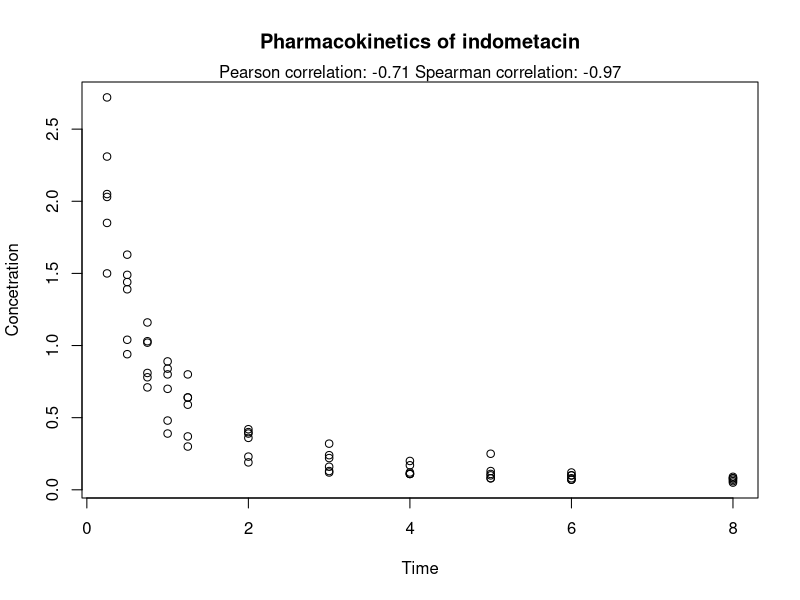

Source code (R):
## ---- chunk 1
dat_for_loc <- c(-1.25, -4.1, 1.16, -3.05, 4.17, 0.73, -3.14, 3.39, -2.55, 0.4)
min(dat_for_loc)
max(dat_for_loc)
## ---- chunk 2
# We want to get rid of all values below 0 and make them 0
pmin(dat_for_loc, 0)
# Similar, but get rid of all values over 0
pmax(dat_for_loc, 0)
# We can do similar things to any limit, e.g. 1
pmin(dat_for_loc, 1)
## ---- chunk 3
tooth_length <- ToothGrowth$len
mean(tooth_length)
## ---- chunk 4
# Create some data
dat_for_mean <- c(1, 2, NA, 4)
# Data with NA results mean with NA
mean(dat_for_mean)
# Leave NA-values out and calculate mean from the remaining ones
mean(dat_for_mean, na.rm = TRUE)
## ---- chunk 5
# Let's think about median
dat_for_median <- c(7, 2, 3, 4, 1, 7, 0, 4, 3, 3, 2, 6)
dat_for_median
sort(dat_for_median) # Median would be the middle value in the arranged data, thus 3

# Getting median in R
median(dat_for_median)
## ---- chunk 6
quantile(dat_for_median, probs = 0.30)
## ---- chunk 7
quantile(dat_for_median, probs = c(0.25, 0.5, 0.75))
## ---- chunk 8
# 0 % and 100 % quantile gives a range of the data
quantile(dat_for_median, probs = c(0.00, 1.00))

# Let's compare with min and max
min(dat_for_median)
max(dat_for_median)

# There is also function called range
range(dat_for_median)
## ---- chunk 9
quantile(dat_for_median, probs = c(0, 0.25, 0.5, 0.75, 1))
## ---- chunk 10
# Find out the mode
dat_for_mode <- c(
  7, 2, 3, 4, 1, 7, 0, 4, 3, 3, 2, 6, 1, 3, 3, 1, 6, 0, 1, 3, 
  0, 6, 4, 2, 3, 2, 2, 7, 3, 1, 5, 3, 4, 3, 3, 2, 2, 4, 2, 1, 
  5, 3, 2, 2, 2, 3, 4, 2, 5, 3, 4, 2, 1, 4, 2, 3, 1, 1, 4, 3, 
  2, 3, 5, 4, 4, 4, 1, 3, 1, 3, 5, 2, 3, 1, 4, 2, 4, 2, 1, 0, 
  3, 3, 3, 3, 4, 4, 4, 3, 4, 4, 2, 1, 2, 4, 4, 4, 6, 2, 3, 2
)
tab <- table(dat_for_mode)
# Let's see how is tab
tab
# Let's pick up the largest frequency using which.max function
tab[which.max(tab)]
# Mode is 3 and the frequency is 26
# Let's pick up only the value 3
names(tab)[which.max(tab)]
# That is character so let's convert it to numeric
as.numeric(names(tab)[which.max(tab)])
## ---- chunk 11
# Write a function for mode
moodi <- function(x) {
  tab <- table(x)
  as.numeric(names(tab)[which.max(tab)])
}
# Use that function
moodi(dat_for_mode)
# NOTE! This only works for numeric data!
dat_for_mode_character <- c("a", "a", "a", "b", "c", "c")
# This gives NA as output and a warning!
moodi(dat_for_mode_character)
## ---- chunk 12
# pull the variable from data frame and use it directly in function var
var(ToothGrowth$len)

# calculate the variance-covariance matrix for entire data frame 
# (gives NA to any pairs with categorical variables)
# variances are obtained from the diagonal (58.51, NA, 0.3954)
var(ToothGrowth)
## ---- chunk 13
# standard deviation
sd(ToothGrowth$len)
## ---- chunk 14
# Pearson correlation
pearson <- cor(Indometh$time, Indometh$conc, method = "pearson")
# Spearman correlation
spearman <- cor(Indometh$time, Indometh$conc, method = "spearman")
# Scatter plot
plot(
  Indometh$time, 
  Indometh$conc,
  xlab = "Time", 
  ylab = "Concetration",
  main = "Pharmacokinetics of indometacin"
)

# Paste concatenates strings
subtitle <- paste(
  "Pearson correlation:", round(pearson, digits = 2),
  "Spearman correlation:", round(spearman, digits = 2)
)
# Add subtitle to plot
mtext(subtitle)
## ---- chunk 15
# Calculate summary for ToothGrowth data
summary(ToothGrowth)
## ---- chunk 16
tooth_length <- ToothGrowth$len
summary(tooth_length)
## ---- chunk 17
x <- c(1, 1, 1, 2, 3, 3, 4, 5, 5)
unique(x)
## ---- chunk 18
length(unique(x))
## ---- chunk 19
tapply(ToothGrowth$len, ToothGrowth$dose, mean)
